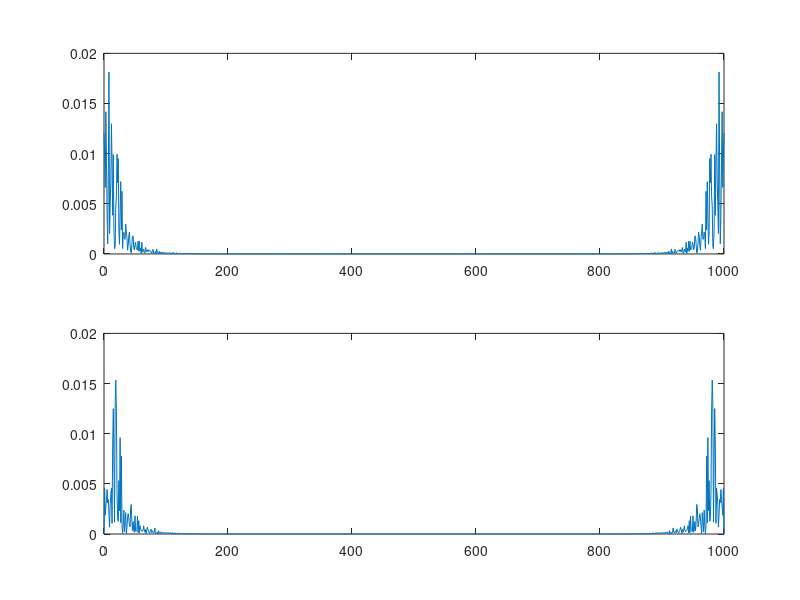

Write the MATLAB code that produced this figure.
% calculation of effective floquet Hamiltonian of transverse Ising model
% with alternating transverse field

clear;
clc;
format long
tic;

%% paramter

L = 1000;
J = 1;
g = 1;
% k = (2/L:2/L:1)';
k = (1/L:2/L:(L-1)/L)';
x = (0:L)';
xx = (1:L)';
dt = 10;
t0 = 0.5*dt;

Hop_space = zeros(L+1,1);
Gen_space = zeros(L+1,1);
Eli_space = zeros(L+1,1);

%% constructing evolution operator
H1_store = cell(L/2,1);
H2_store = cell(L/2,1);
H_eff_store = cell(L/2,1);

ck = cospi(k);
sk = sinpi(k);
for i = 1:L/2 
    H1 = 2*[g+J*ck(i) -1i*J*sk(i);
                1i*J*sk(i) -(g+J*ck(i))];
    H2 = 2*[-g+J*ck(i) -1i*J*sk(i);
                1i*J*sk(i) -(-g+J*ck(i))];

    expH1 = expm(-1i*t0*H1);
    expH2 = expm(-1i*dt*H2);
    expH3 = expm(-1i*(dt-t0)*H1);
    expH = expH3*expH2*expH1;

    H_eff = 1i*logm(expH)/(2*dt);

    Hop_space = Hop_space + 2*(cospi(k(i)*x)*H_eff(1,1))/L;
    Gen_space = Gen_space - 2i*sinpi(k(i)*x)*H_eff(1,2)/L;
    Eli_space = Eli_space - 2i*sinpi(k(i)*x)*H_eff(2,1)/L;
    
    H1_store{i} = H1;
    H2_store{i} = H2;
    H_eff_store{i} = H_eff;
end

order = sum(abs(Hop_space(1:L/2).*(1:L/2)'))/sum(abs(Hop_space(1:L/2)));

figure
set(gcf, 'position', [250 70 1400 900]);
subplot(2,1,1)
plot(x,abs(Hop_space))
subplot(2,1,2)
plot(x,abs(Gen_space))

toc;